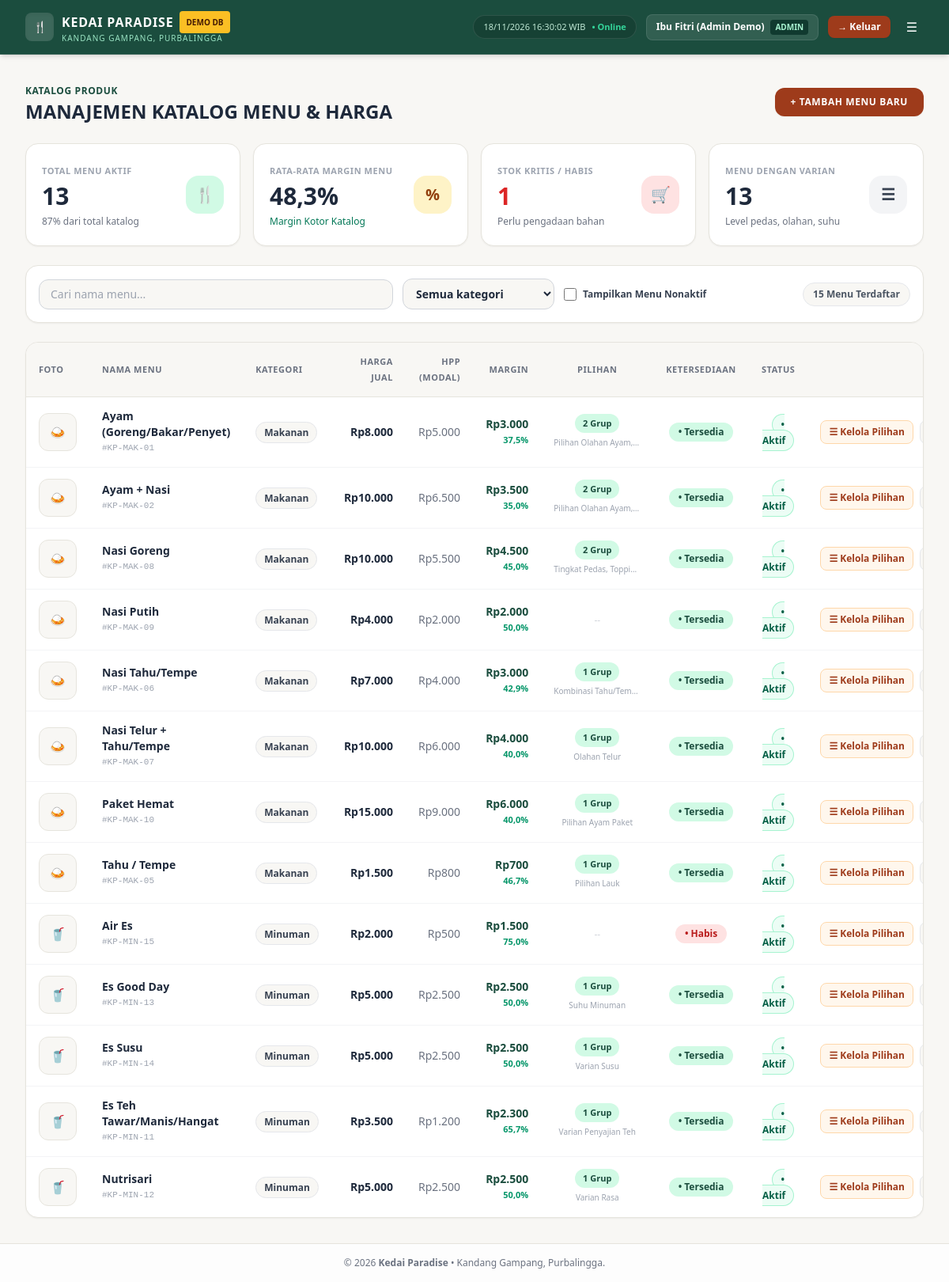
The app's page /project/kedai_paradise/menu_manage.php (signed in) with its own data.
### tables this page shows
CREATE TABLE `menu` (
  `menu_id`    INT           NOT NULL AUTO_INCREMENT,
  `name`       VARCHAR(100)  NOT NULL,
  `category`   VARCHAR(30)   NOT NULL DEFAULT 'Makanan',
  `price`      INT           NOT NULL DEFAULT 0,
  `cost_price` INT           NOT NULL DEFAULT 0,
  `photo`      VARCHAR(100)  NULL,
  `available`  TINYINT(1)    NOT NULL DEFAULT 1,
  `status`     TINYINT(1)    NOT NULL DEFAULT 1,
  PRIMARY KEY (`menu_id`),
  KEY `idx_menu_category` (`category`),
  CONSTRAINT `chk_menu_price` CHECK (`price` >= 0),
  CONSTRAINT `chk_menu_cost`  CHECK (`cost_price` >= 0)
);

CREATE TABLE `menu_modifier_groups` (
  `group_id`    INT          NOT NULL AUTO_INCREMENT,
  `menu_id`     INT          NOT NULL,
  `name`        VARCHAR(50)  NOT NULL,
  `type`        ENUM('single','multiple') NOT NULL DEFAULT 'single',
  `is_required` TINYINT(1)   NOT NULL DEFAULT 0,
  PRIMARY KEY (`group_id`),
  KEY `idx_mmg_menu` (`menu_id`),
  CONSTRAINT `fk_mmg_menu` FOREIGN KEY (`menu_id`) REFERENCES `menu` (`menu_id`) ON UPDATE CASCADE ON DELETE RESTRICT
);

### project/kedai_paradise/includes/helpers.php (called while the page is built, shortened)
<?php
function e(?string $s): string {
    return htmlspecialchars($s ?? '', ENT_QUOTES, 'UTF-8');
}
function formatRupiah(int $n): string {
    return 'Rp' . number_format($n, 0, ',', '.');
}

### project/kedai_paradise/menu_manage.php (the view, shortened to what this page needs)
<?php
$pdo = db();
$menus = $pdo->query(
    'SELECT menu_id, name, category, price, cost_price, photo, available, status
     FROM menu
     ORDER BY status DESC, category ASC, name ASC'
)->fetchAll();
$groupsRaw = $pdo->query(
    'SELECT group_id, menu_id, name, type, is_required
     FROM menu_modifier_groups
     ORDER BY group_id ASC'
)->fetchAll();
$itemsRaw = $pdo->query(
    'SELECT modifier_id, group_id, name, extra_price, extra_cost, available
     FROM menu_modifier_items
     ORDER BY modifier_id ASC'
)->fetchAll();
$itemsByGroup = [];
foreach ($itemsRaw as $item) {
    $gid = (int)$item['group_id'];
    $itemsByGroup[$gid][] = [
        'modifier_id' => (int)$item['modifier_id'],
        'group_id'    => $gid,
        'name'        => $item['name'],
        'extra_price' => (int)$item['extra_price'],
        'extra_cost'  => (int)$item['extra_cost'],
        'available'   => (int)$item['available'],
    ];
}
$groupsByMenu = [];
foreach ($groupsRaw as $grp) {
    $mid = (int)$grp['menu_id'];
    $gid = (int)$grp['group_id'];
    $groupsByMenu[$mid][] = [
        'group_id'    => $gid,
        'menu_id'     => $mid,
        'name'        => $grp['name'],
        'type'        => $grp['type'],
        'is_required' => (int)$grp['is_required'],
        'items'       => $itemsByGroup[$gid] ?? [],
    ];
}
$totalCatalogCount = count($menus);
$activeMenuCount = 0;
$soldOutCount = 0;
$menusWithVariants = 0;
$marginPctSum = 0.0;
$marginPctCount = 0;
foreach ($menus as $m) {
    $mid = (int)$m['menu_id'];
    if ((int)$m['status'] === 1) {
        $activeMenuCount++;
        if ((int)$m['available'] === 0) {
            $soldOutCount++;
        }
        $p = (int)$m['price'];
        $c = (int)$m['cost_price'];
        if ($p > 0) {
            $marginPctSum += (($p - $c) / $p) * 100.0;
            $marginPctCount++;
        }
    }
    if (!empty($groupsByMenu[$mid])) {
        $menusWithVariants++;
    }
}
$avgMarginPct = $marginPctCount > 0 ? round($marginPctSum / $marginPctCount, 1) : 0.0;
$activeRatioPct = $totalCatalogCount > 0 ? round(($activeMenuCount / $totalCatalogCount) * 100) : 0;
include __DIR__ . '/includes/layout_header.php';
?>
<div class="space-y-6">
    <div class="flex flex-col sm:flex-row sm:items-center sm:justify-between gap-4">
        <div>
            <span class="text-xs font-bold uppercase tracking-wider text-[#1B4D3E]">Katalog Produk</span>
            <h1 class="text-2xl font-extrabold text-[#1E293B] uppercase">MANAJEMEN KATALOG MENU &amp; HARGA</h1>
        </div>
        <button type="button" id="btn-add-menu"
            class="bg-[#9E3B1B] hover:bg-[#822F14] text-white font-extrabold px-5 py-2.5 rounded-xl text-xs uppercase tracking-wider shadow-sm transition self-start sm:self-auto">
            + Tambah Menu Baru
        </button>
    </div>
    <div class="grid grid-cols-1 sm:grid-cols-2 lg:grid-cols-4 gap-4">
        <div class="bg-white p-5 rounded-2xl shadow-sm border border-[#E6E4DD] flex items-center justify-between">
            <div>
                <span class="text-[11px] font-bold uppercase tracking-wider text-gray-400">Total Menu Aktif</span>
                <div class="text-3xl font-extrabold text-[#1E293B] mt-1"><?= $activeMenuCount ?></div>
                <span class="text-xs text-gray-500"><?= $activeRatioPct ?>% dari total katalog</span>
            </div>
            <span class="w-12 h-12 rounded-2xl bg-emerald-100 text-[#1B4D3E] flex items-center justify-center text-xl font-bold">&#127860;</span>
        </div>
        <div class="bg-white p-5 rounded-2xl shadow-sm border border-[#E6E4DD] flex items-center justify-between">
            <div>
                <span class="text-[11px] font-bold uppercase tracking-wider text-gray-400">Rata-Rata Margin Menu</span>
                <div class="text-3xl font-extrabold text-[#1E293B] mt-1"><?= number_format($avgMarginPct, 1, ',', '.') ?>%</div>
                <span class="text-xs text-emerald-700 font-medium">Margin Kotor Katalog</span>
            </div>
            <span class="w-12 h-12 rounded-2xl bg-amber-100 text-amber-800 flex items-center justify-center text-xl font-bold">%</span>
        </div>
        <div class="bg-white p-5 rounded-2xl shadow-sm border border-[#E6E4DD] flex items-center justify-between">
            <div>
                <span class="text-[11px] font-bold uppercase tracking-wider text-gray-400">Stok Kritis / Habis</span>
                <div class="text-3xl font-extrabold <?= $soldOutCount > 0 ? 'text-red-600' : 'text-[#1E293B]' ?> mt-1"><?= $soldOutCount ?></div>
                <span class="text-xs text-gray-500"><?= $soldOutCount > 0 ? 'Perlu pengadaan bahan' : 'Stok aman tersedia' ?></span>
            </div>
            <span class="w-12 h-12 rounded-2xl bg-red-100 text-red-700 flex items-center justify-center text-xl font-bold">&#128722;</span>
        </div>
        <div class="bg-white p-5 rounded-2xl shadow-sm border border-[#E6E4DD] flex items-center justify-between">
            <div>
                <span class="text-[11px] font-bold uppercase tracking-wider text-gray-400">Menu Dengan Varian</span>
                <div class="text-3xl font-extrabold text-[#1E293B] mt-1"><?= $menusWithVariants ?></div>
                <span class="text-xs text-gray-500">Level pedas, olahan, suhu</span>
            </div>
            <span class="w-12 h-12 rounded-2xl bg-gray-100 text-gray-700 flex items-center justify-center text-xl font-bold">&#9776;</span>
        </div>
    </div>
    <div class="bg-white rounded-2xl shadow-sm border border-[#E6E4DD] p-4 flex flex-col sm:flex-row items-stretch sm:items-center justify-between gap-3">
        <div class="flex flex-col sm:flex-row items-stretch sm:items-center gap-3 flex-1">
            <div class="flex-1 max-w-md">
                <input type="text" id="filter-search" placeholder="Cari nama menu..."
                    class="w-full bg-[#F8F7F4] border border-gray-300 rounded-xl px-3.5 py-2 text-sm focus:bg-white focus:outline-none focus:ring-2 focus:ring-[#1B4D3E]">
            </div>
            <div class="sm:w-48">
                <select id="filter-category"
                    class="w-full bg-[#F8F7F4] border border-gray-300 rounded-xl px-3 py-2 text-sm font-semibold focus:bg-white focus:outline-none focus:ring-2 focus:ring-[#1B4D3E]">
                    <option value="">Semua kategori</option>
                </select>
            </div>
            <label class="inline-flex items-center gap-2 text-xs font-bold text-gray-700 cursor-pointer select-none">
                <input type="checkbox" id="filter-inactive" class="rounded text-[#1B4D3E] focus:ring-[#1B4D3E] w-4 h-4">
                <span>Tampilkan Menu Nonaktif</span>
            </label>
        </div>
        <span class="bg-[#F8F7F4] border border-gray-200 text-gray-600 text-xs font-bold px-3 py-1.5 rounded-full self-start sm:self-auto">
            <?= $totalCatalogCount ?> Menu Terdaftar
        </span>
    </div>
    <div class="bg-white rounded-2xl shadow-sm border border-[#E6E4DD] overflow-hidden">
        <div class="overflow-x-auto">
            <table class="w-full text-left border-collapse text-sm">
                <thead>
                    <tr class="bg-[#F8F7F4] border-b border-[#E6E4DD] text-[11px] font-bold uppercase tracking-wider text-gray-500">
                        <th class="py-3.5 px-4">Foto</th>
                        <th class="py-3.5 px-4">Nama Menu</th>
                        <th class="py-3.5 px-4">Kategori</th>
                        <th class="py-3.5 px-4 text-right">Harga Jual</th>
                        <th class="py-3.5 px-4 text-right">HPP (Modal)</th>
                        <th class="py-3.5 px-4 text-right">Margin</th>
                        <th class="py-3.5 px-4 text-center">Pilihan</th>
                        <th class="py-3.5 px-4 text-center">Ketersediaan</th>
                        <th class="py-3.5 px-4 text-center">Status</th>
                        <th class="py-3.5 px-4 text-right">Aksi</th>
                    </tr>
                </thead>
                <tbody id="menu-table-body" class="divide-y divide-gray-100">
                    <?php foreach ($menus as $m):
                        $mid = (int)$m['menu_id'];
                        $price = (int)$m['price'];
                        $cost = (int)$m['cost_price'];
                        $margin = $price - $cost;
                        $marginPct = $price > 0 ? round(($margin / $price) * 100, 1) : 0;
                        $groups = $groupsByMenu[$mid] ?? [];
                        $groupNames = array_map(fn($g) => $g['name'], $groups);
                        $skuCode = '#KP-' . strtoupper(substr(preg_replace('/[^A-Za-z]/', '', $m['category'] ?: 'MNU'), 0, 3)) . '-' . str_pad((string)$mid, 2, '0', STR_PAD_LEFT);
                        $photoSrc = !empty($m['photo']) ? ('uploads/' . ltrim((string)$m['photo'], '/')) : '';
                    ?>
                    <tr class="menu-row hover:bg-[#F8F7F4]/60 <?= (int)$m['status'] === 0 ? 'opacity-60 bg-gray-50/70' : '' ?>"
                        data-name="<?= e(mb_strtolower($m['name'])) ?>"
                        data-category="<?= e($m['category']) ?>"
                        data-status="<?= (int)$m['status'] ?>">
                        <td class="py-3.5 px-4">
                            <?php if ($photoSrc !== ''): ?>
                                <img src="<?= e($photoSrc) ?>" alt="<?= e($m['name']) ?>"
                                    class="w-12 h-12 rounded-xl object-cover border border-gray-200">
                            <?php else: ?>
                                <div class="w-12 h-12 rounded-xl bg-[#F8F7F4] text-[#1B4D3E] flex items-center justify-center font-bold text-base border border-[#E6E4DD]">
                                    <?= $m['category'] === 'Minuman' ? '&#129380;' : '&#127835;' ?>
                                </div>
                            <?php endif; ?>
                        </td>
                        <td class="py-3.5 px-4">
                            <div class="font-extrabold text-[#1E293B]"><?= e($m['name']) ?></div>
                            <div class="text-[11px] font-mono text-gray-400"><?= e($skuCode) ?></div>
                        </td>
                        <td class="py-3.5 px-4">
                            <span class="bg-[#F8F7F4] border border-gray-200 text-gray-700 text-xs font-bold px-2.5 py-1 rounded-full">
                                <?= e($m['category']) ?>
                            </span>
                        </td>
                        <td class="py-3.5 px-4 text-right font-extrabold text-[#1E293B]"><?= e(formatRupiah($price)) ?></td>
                        <td class="py-3.5 px-4 text-right text-gray-500 font-medium"><?= e(formatRupiah($cost)) ?></td>
                        <td class="py-3.5 px-4 text-right">
                            <div class="font-extrabold <?= $margin < 0 ? 'text-red-600' : 'text-[#1B4D3E]' ?>"><?= e(formatRupiah($margin)) ?></div>
                            <div class="text-[11px] font-bold <?= $margin < 0 ? 'text-red-500' : 'text-emerald-600' ?>"><?= number_format($marginPct, 1, ',', '.') ?>%</div>
                        </td>
                        <td class="py-3.5 px-4 text-center">
                            <?php if (count($groups) > 0): ?>
                                <span class="inline-block bg-emerald-100 text-[#1B4D3E] text-[11px] font-extrabold px-2.5 py-0.5 rounded-full">
                                    <?= count($groups) ?> Grup
                                </span>
                                <div class="text-[10px] text-gray-400 truncate max-w-[110px] mx-auto mt-0.5"><?= e(implode(', ', $groupNames)) ?></div>
                            <?php else: ?>
                                <span class="text-xs text-gray-300">--</span>
                            <?php endif; ?>
                        </td>
                        <td class="py-3.5 px-4 text-center">
                            <button type="button"
                                class="btn-toggle-avail px-3 py-1 rounded-full text-xs font-extrabold transition <?= (int)$m['available'] === 1 ? 'bg-emerald-100 text-[#1B4D3E] hover:bg-emerald-200' : 'bg-red-100 text-red-700 hover:bg-red-200' ?>"
                                data-menu-id="<?= $mid ?>"
                                data-available="<?= (int)$m['available'] ?>">
                                &bull; <?= (int)$m['available'] === 1 ? 'Tersedia' : 'Habis' ?>
                            </button>
                        </td>
                        <td class="py-3.5 px-4 text-center">
                            <span class="px-2.5 py-1 rounded-full text-xs font-bold <?= (int)$m['status'] === 1 ? 'bg-emerald-50 text-emerald-800 border border-emerald-200' : 'bg-gray-200 text-gray-600' ?>">
                                &bull; <?= (int)$m['status'] === 1 ? 'Aktif' : 'Nonaktif' ?>
                            </span>
                        </td>
                        <td class="py-3.5 px-4 text-right whitespace-nowrap space-x-1">
                            <button type="button"
                                class="btn-manage-modifiers px-2.5 py-1.5 rounded-lg bg-orange-50 hover:bg-orange-100 text-[#9E3B1B] text-xs font-extrabold border border-orange-200"
                                data-menu-id="<?= $mid ?>"
                                data-menu-name="<?= e($m['name']) ?>"
                                data-menu-price="<?= $price ?>"
                                data-menu-cost="<?= $cost ?>">
                                &#9776; Kelola Pilihan
                            </button>
                            <button type="button"
                                class="btn-edit-menu px-2.5 py-1.5 rounded-lg bg-[#F8F7F4] hover:bg-gray-200 text-gray-700 border border-gray-200 text-xs font-bold"
                                data-menu='<?= e(json_encode($m, JSON_HEX_APOS | JSON_HEX_QUOT)) ?>'>
                            </button>
                        </td>
                    </tr>
                    <?php endforeach; ?>
                </tbody>
            </table>
        </div>
    </div>
</div>
<?php include __DIR__ . '/includes/layout_footer.php'; ?>

### records on screen
menu: name "Ayam (Goreng/Bakar/Penyet)", skuCode "#KP-MAK-01", category "Makanan", price "Rp8.000", cost_price "Rp5.000", formatRupiah($margin) "Rp3.000", marginPct "37,5", menu_id "2", menu_id.name "Pilihan Olahan Ayam,…", available "Tersedia", status "Aktif"
menu: name "Ayam + Nasi", skuCode "#KP-MAK-02", category "Makanan", price "Rp10.000", cost_price "Rp6.500", formatRupiah($margin) "Rp3.500", marginPct "35,0", menu_id "2", groupNames "Pilihan Olahan Ayam,…", available "Tersedia", status "Aktif"
menu: name "Nasi Goreng", skuCode "#KP-MAK-08", category "Makanan", price "Rp10.000", cost_price "Rp5.500", formatRupiah($margin) "Rp4.500", marginPct "45,0", menu_id "2", groupNames "Tingkat Pedas, Toppi…", available "Tersedia", status "Aktif"
menu: name "Nasi Putih", skuCode "#KP-MAK-09", category "Makanan", price "Rp4.000", cost_price "Rp2.000", formatRupiah($margin) "Rp2.000", marginPct "50,0", available "Tersedia", status "Aktif"
menu: name "Nasi Tahu/Tempe", skuCode "#KP-MAK-06", category "Makanan", price "Rp7.000", cost_price "Rp4.000", formatRupiah($margin) "Rp3.000", marginPct "42,9", menu_id "1", menu_id.name "Kombinasi Tahu/Tempe", available "Tersedia", status "Aktif"
menu: name "Nasi Telur + Tahu/Tempe", skuCode "#KP-MAK-07", category "Makanan", price "Rp10.000", cost_price "Rp6.000", formatRupiah($margin) "Rp4.000", marginPct "40,0", menu_id "1", menu_id.name "Olahan Telur", available "Tersedia", status "Aktif"
menu: name "Paket Hemat", skuCode "#KP-MAK-10", category "Makanan", price "Rp15.000", cost_price "Rp9.000", formatRupiah($margin) "Rp6.000", marginPct "40,0", menu_id "1", menu_id.name "Pilihan Ayam Paket", available "Tersedia", status "Aktif"
menu: name "Tahu / Tempe", skuCode "#KP-MAK-05", category "Makanan", price "Rp1.500", cost_price "Rp800", formatRupiah($margin) "Rp700", marginPct "46,7", menu_id "1", menu_id.name "Pilihan Lauk", available "Tersedia", status "Aktif"
menu: name "Air Es", skuCode "#KP-MIN-15", category "Minuman", price "Rp2.000", cost_price "Rp500", formatRupiah($margin) "Rp1.500", marginPct "75,0", available "Habis", status "Aktif"
menu: name "Es Good Day", skuCode "#KP-MIN-13", category "Minuman", price "Rp5.000", cost_price "Rp2.500", formatRupiah($margin) "Rp2.500", marginPct "50,0", menu_id "1", menu_id.name "Suhu Minuman", available "Tersedia", status "Aktif"
menu: name "Es Susu", skuCode "#KP-MIN-14", category "Minuman", price "Rp5.000", cost_price "Rp2.500", formatRupiah($margin) "Rp2.500", marginPct "50,0", menu_id "1", menu_id.name "Varian Susu", available "Tersedia", status "Aktif"
menu: name "Es Teh Tawar/Manis/Hangat", skuCode "#KP-MIN-11", category "Minuman", price "Rp3.500", cost_price "Rp1.200", formatRupiah($margin) "Rp2.300", marginPct "65,7", menu_id "1", menu_id.name "Varian Penyajian Teh", available "Tersedia", status "Aktif"
menu: name "Nutrisari", skuCode "#KP-MIN-12", category "Minuman", price "Rp5.000", cost_price "Rp2.500", formatRupiah($margin) "Rp2.500", marginPct "50,0", menu_id "1", menu_id.name "Varian Rasa", available "Tersedia", status "Aktif"

### other values on screen
$name "Ibu Fitri (Admin Demo)"
t('role_' . $role) "ADMIN"
t('js_logout') "Keluar"
$activeMenuCount "13"
$activeRatioPct "87"
$avgMarginPct "48,3"
$soldOutCount "1"
$menusWithVariants "13"
$totalCatalogCount "15"
